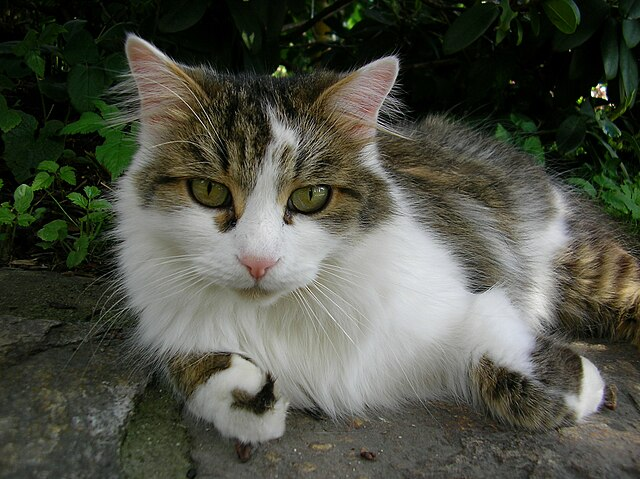
#> input picture benchmark/images/04_pet_cat.jpg, 640 x 479 px
$ python test_resolution.py
#> lines starting #> are read from the running program, lines starting #| are printed output that depends on the picture
#!/usr/bin/env python3
"""
RheaRouter Test 3: Image Resolution Scaling Test

Tests how resolution affects:
- Response time
- Response quality
- VRAM usage
- Find optimal resolution for speed/quality tradeoff
"""

import subprocess
import time
import json
import os
import base64
from pathlib import Path
from datetime import datetime
from PIL import Image
import io
import requests

MODELS = ["minicpm-v:8b", "llava:7b"]
TEST_DIR = Path(__file__).parent
IMAGES_DIR = TEST_DIR / "images"
RESULTS_DIR = TEST_DIR / "results"

# Source image from main benchmark
SOURCE_IMAGE = Path(__file__).parent.parent / "images" / "04_pet_cat.jpg"

# Resolutions to test
RESOLUTIONS = [
    (128, 128, "tiny"),
    (256, 256, "small"),
    (512, 512, "medium"),
    (768, 768, "large"),
    (1024, 1024, "xlarge"),
    (1536, 1536, "xxlarge"),
]

def get_vram_usage():
    try:
        result = subprocess.run(
            ['nvidia-smi', '--query-gpu=memory.used', '--format=csv,noheader,nounits'],
            capture_output=True, text=True, timeout=5
        )
        if result.returncode == 0:
            return int(result.stdout.strip())
    except:
        pass
    return None

def create_scaled_images(source_path):
    """Create test images at different resolutions."""
    IMAGES_DIR.mkdir(exist_ok=True)

    original = Image.open(source_path)
#> original is the input picture: PIL image 640x479 RGB; mean R, G, B 78.4, 80.6, 69.7
    images = []

    for width, height, label in RESOLUTIONS:
        # Resize maintaining aspect ratio, then center crop
        scaled = original.copy()
        scaled.thumbnail((width * 2, height * 2), Image.Resampling.LANCZOS)

        # Center crop to exact size
        w, h = scaled.size
        left = (w - width) // 2
        top = (h - height) // 2
        right = left + width
        bottom = top + height

        if left >= 0 and top >= 0:
            scaled = scaled.crop((left, top, right, bottom))
        else:
            # If image is smaller, resize with padding
            scaled = original.copy()
            scaled = scaled.resize((width, height), Image.Resampling.LANCZOS)

        output_path = IMAGES_DIR / f"cat_{label}_{width}x{height}.jpg"
        scaled.save(output_path, "JPEG", quality=90)

        file_size = output_path.stat().st_size / 1024  # KB
        images.append((output_path, width, height, label, file_size))
#> this loop made 6 passes
#> pass 1, in create_scaled_images, `scaled = scaled.crop((left, top, right, bottom))`:
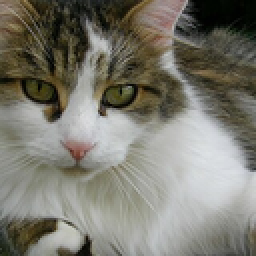
#> scaled: PIL image 128x128 RGB (shown 2 times larger); mean R, G, B 123.5, 121.8, 111.6
#> pass 2, in create_scaled_images, `scaled = scaled.crop((left, top, right, bottom))`:
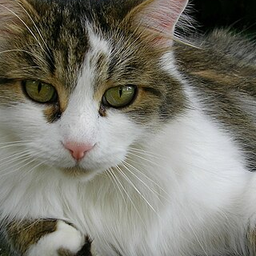
#> scaled: PIL image 256x256 RGB; mean R, G, B 123.3, 121.6, 111.4
#> pass 3, in create_scaled_images, `scaled = scaled.resize((width, height), Image.Resampling.LANCZOS)`:
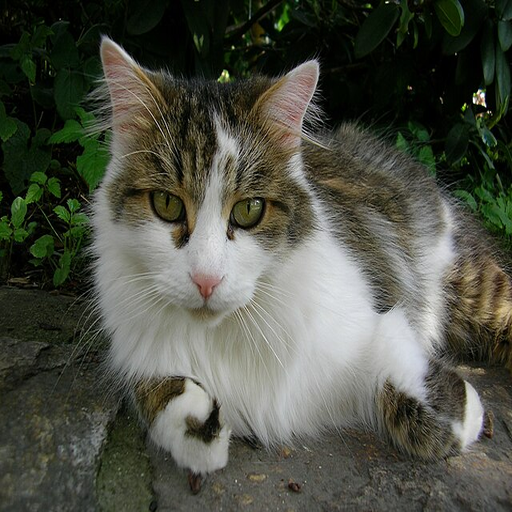
#> scaled: PIL image 512x512 RGB; mean R, G, B 78.4, 80.6, 69.7
#> after the loop, images = 6 items

    return images

def encode_image_base64(image_path):
    with open(image_path, 'rb') as f:
        return base64.b64encode(f.read()).decode('utf-8')

def run_resolution_test(model, image_path, prompt):
    """Run test and return results."""
    img_base64 = encode_image_base64(image_path)

    payload = {
        "model": model,
        "prompt": prompt,
        "images": [img_base64],
        "stream": False
    }

    vram_before = get_vram_usage()
    start_time = time.perf_counter()

    try:
        response = requests.post(
            'http://localhost:11434/api/generate',
            json=payload,
            timeout=180
        )

        end_time = time.perf_counter()
        vram_after = get_vram_usage()

        if response.status_code == 200:
            data = response.json()
            return {
                'success': True,
                'response': data.get('response', ''),
                'total_time': end_time - start_time,
                'eval_count': data.get('eval_count', 0),
                'eval_duration_ns': data.get('eval_duration', 0),
                'prompt_eval_duration_ns': data.get('prompt_eval_duration', 0),
                'vram_before': vram_before,
                'vram_after': vram_after,
            }
        else:
            return {
                'success': False,
                'error': f'HTTP {response.status_code}',
                'total_time': end_time - start_time,
            }
    except Exception as e:
        return {
            'success': False,
            'error': str(e),
            'total_time': time.perf_counter() - start_time,
        }

def score_response_quality(response):
    """Score response quality based on detail keywords."""
    keywords = [
        'cat', 'fur', 'eyes', 'whiskers', 'tail', 'paws',
        'sitting', 'lying', 'resting', 'looking',
        'gray', 'white', 'brown', 'tabby', 'fluffy',
        'garden', 'outdoor', 'ground', 'stone', 'pavement'
    ]

    response_lower = response.lower()
    found = sum(1 for kw in keywords if kw in response_lower)
    return found / len(keywords)

def main():
    print("=" * 70)
    print("RheaRouter Test 3: Image Resolution Scaling")
    print("=" * 70)
    print(f"Started: {datetime.now().isoformat()}")
    print()

    RESULTS_DIR.mkdir(exist_ok=True)

    # Create scaled images
    print("Creating scaled test images...")
    images = create_scaled_images(SOURCE_IMAGE)
#> images = 6 items
    print(f"Created {len(images)} images at different resolutions:")
#| Created 6 images at different resolutions:
    for path, w, h, label, size_kb in images:
        print(f"  {label}: {w}x{h} ({size_kb:.1f} KB)")
#> this loop made 6 passes
#> (w, h, label, size_kb) on passes 1 to 6: (128, 128, 'tiny', 6.35), (256, 256, 'small', 23.88), (512, 512, 'medium', 86.85), (768, 768, 'large', 162.6), (1024, 1024, 'xlarge', 241.3), (1536, 1536, 'xxlarge', 419.1)
#|   tiny: 128x128 (6.4 KB)
#|   small: 256x256 (23.9 KB)
#|   medium: 512x512 (86.9 KB)
#|   large: 768x768 (162.6 KB)
#|   xlarge: 1024x1024 (241.3 KB)
#|   xxlarge: 1536x1536 (419.1 KB)
    print()

    prompt = "Describe this image in detail. What do you see?"

    all_results = {}

    for model in MODELS:
        print(f"\n{'='*70}")
        print(f"MODEL: {model}")
        print(f"{'='*70}")

        # Warmup
        print("  Warming up...")
        run_resolution_test(model, images[2][0], "What is this?")
        time.sleep(2)

        model_results = []

        for image_path, width, height, label, size_kb in images:
            print(f"\n  Testing: {label} ({width}x{height}, {size_kb:.1f} KB)")

            # Run 3 times for average
            times = []
            responses = []
            vram_usages = []

            for run in range(3):
                result = run_resolution_test(model, image_path, prompt)

                if result['success']:
                    times.append(result['total_time'])
                    responses.append(result['response'])
                    vram_usages.append(result.get('vram_after'))

            if times:
                avg_time = sum(times) / len(times)
                avg_vram = sum(v for v in vram_usages if v) / len([v for v in vram_usages if v]) if vram_usages else None

                # Score quality of best response
                quality_scores = [score_response_quality(r) for r in responses]
                avg_quality = sum(quality_scores) / len(quality_scores)
                best_response = responses[quality_scores.index(max(quality_scores))]

                # Calculate efficiency (quality per second)
                efficiency = avg_quality / avg_time if avg_time > 0 else 0

                test_result = {
                    'resolution': f"{width}x{height}",
                    'label': label,
                    'file_size_kb': size_kb,
                    'avg_time': avg_time,
                    'min_time': min(times),
                    'max_time': max(times),
                    'avg_quality': avg_quality,
                    'efficiency': efficiency,
                    'vram_mb': avg_vram,
                    'sample_response': best_response[:200],
                    'word_count': len(best_response.split()),
                }

                model_results.append(test_result)

                print(f"    Time: {avg_time:.2f}s (±{max(times)-min(times):.2f}s)")
                print(f"    Quality: {avg_quality:.0%}")
                print(f"    Efficiency: {efficiency:.2f} quality/sec")
                print(f"    VRAM: {avg_vram:.0f} MB" if avg_vram else "    VRAM: N/A")
            else:
                print(f"    [FAIL] All 3 attempts failed")

        all_results[model] = model_results
#> after the loop, all_results = 0 items

    # Save results
    results_file = RESULTS_DIR / f"resolution_test_{datetime.now().strftime('%Y%m%d_%H%M%S')}.json"
    with open(results_file, 'w') as f:
        json.dump(all_results, f, indent=2)
    print(f"\nResults saved to: {results_file}")

    # Summary
    print("\n" + "=" * 70)
    print("RESOLUTION SCALING SUMMARY")
    print("=" * 70)

    for model in MODELS:
        print(f"\n{model}:")
        print(f"{'Resolution':<12} {'Time':>8} {'Quality':>10} {'Efficiency':>12} {'Words':>8}")
        print("-" * 55)

        for r in all_results[model]:
            print(f"{r['resolution']:<12} {r['avg_time']:>7.2f}s {r['avg_quality']:>9.0%} {r['efficiency']:>11.2f} {r['word_count']:>8}")

        # Find optimal resolution
        best_efficiency = max(all_results[model], key=lambda x: x['efficiency'])
        best_quality = max(all_results[model], key=lambda x: x['avg_quality'])

        print(f"\n  Best efficiency: {best_efficiency['resolution']} ({best_efficiency['efficiency']:.2f})")
        print(f"  Best quality: {best_quality['resolution']} ({best_quality['avg_quality']:.0%})")

    # Compare models at medium resolution (512x512)
    print("\n" + "-" * 40)
    medium_minicpm = next((r for r in all_results["minicpm-v:8b"] if r['label'] == 'medium'), None)
    medium_llava = next((r for r in all_results["llava:7b"] if r['label'] == 'medium'), None)

    if medium_minicpm and medium_llava:
        if medium_minicpm['efficiency'] > medium_llava['efficiency']:
            print(f"WINNER (512x512 efficiency): minicpm-v:8b ({medium_minicpm['efficiency']:.2f} vs {medium_llava['efficiency']:.2f})")
        elif medium_llava['efficiency'] > medium_minicpm['efficiency']:
            print(f"WINNER (512x512 efficiency): llava:7b ({medium_llava['efficiency']:.2f} vs {medium_minicpm['efficiency']:.2f})")
        else:
            print("TIE at 512x512")

    print("\n" + "=" * 70)
    print("TEST 3 COMPLETE")
    print("=" * 70)

    return all_results

if __name__ == "__main__":
    main()
#> (the call stopped at in get_vram_usage, `result = subprocess.run( ['nvidia-smi', '--query-gpu=memory.used', '--..`: subprocess is not available in this run)

$ run again, with benchmark/images/01_nature_ant.jpg copied over benchmark/images/04_pet_cat.jpg
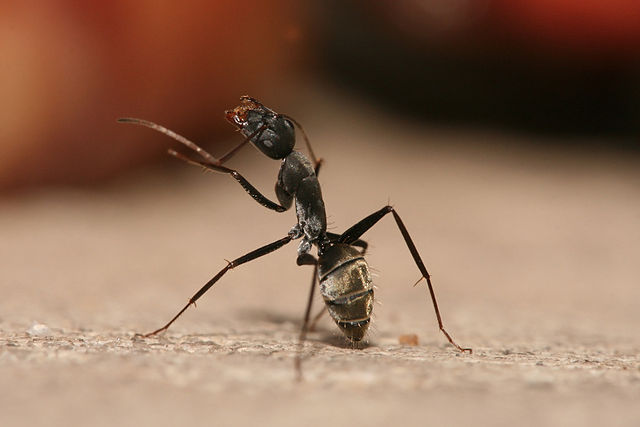
#> input picture benchmark/images/01_nature_ant.jpg, 640 x 427 px
#> in create_scaled_images, original is the input picture: PIL image 640x427 RGB; mean R, G, B 145.5, 112.7, 91.1
#> the loop in create_scaled_images, `for width, height, label in RESOLUTIONS:` made 6 passes
#> pass 1, in create_scaled_images, `scaled = scaled.crop((left, top, right, bottom))`:
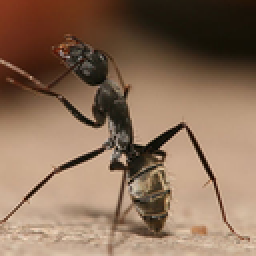
#> scaled: PIL image 128x128 RGB (shown 2 times larger); mean R, G, B 137.4, 110.1, 88.6
#> pass 3, in create_scaled_images, `scaled = scaled.resize((width, height), Image.Resampling.LANCZOS)`:
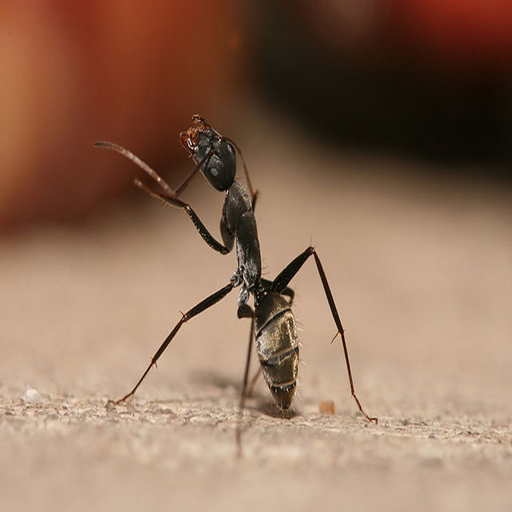
#> scaled: PIL image 512x512 RGB; mean R, G, B 145.6, 112.7, 91.1
#> after the loop in create_scaled_images, `for width, height, label in RESOLUTIONS:`: images = 6 items
#| Created 6 images at different resolutions:
#> the loop in main, `for path, w, h, label, size_kb in images:` made 6 passes
#> (w, h, label, size_kb) on passes 1 to 6: (128, 128, 'tiny', 5.31), (256, 256, 'small', 15.02), (512, 512, 'medium', 34.81), (768, 768, 'large', 63.55), (1024, 1024, 'xlarge', 95.53), (1536, 1536, 'xxlarge', 172.9)
#> (printed output is left out)
#> after the loop in main, `for model in MODELS:`: all_results = 0 items

$ run again, with benchmark/images/03_wildlife_bird.jpg copied over benchmark/images/04_pet_cat.jpg
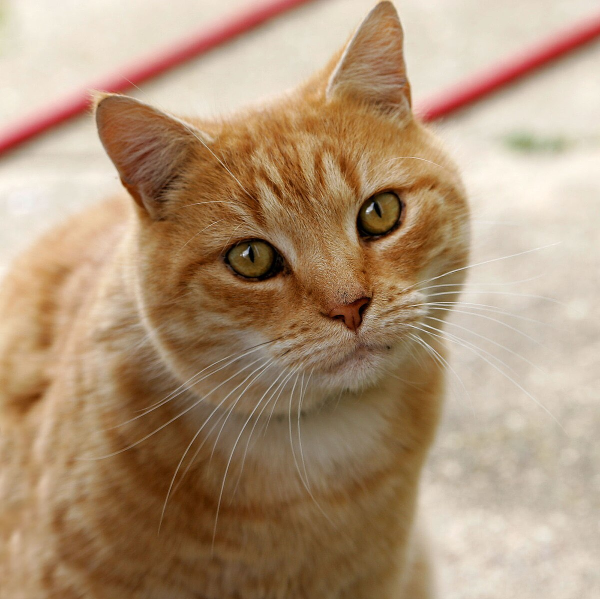
#> input picture benchmark/images/03_wildlife_bird.jpg, 1200 x 1198 px (shown at 1/2 size)
#> in create_scaled_images, original is the input picture: PIL image 1200x1198 RGB; mean R, G, B 176, 148.8, 120.8
#> the loop in create_scaled_images, `for width, height, label in RESOLUTIONS:` made 6 passes
#> pass 1, in create_scaled_images, `scaled = scaled.crop((left, top, right, bottom))`:
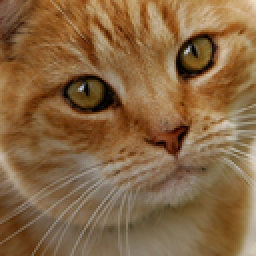
#> scaled: PIL image 128x128 RGB (shown 2 times larger); mean R, G, B 135.3, 102.5, 67
#> pass 3, in create_scaled_images, `scaled = scaled.crop((left, top, right, bottom))`:
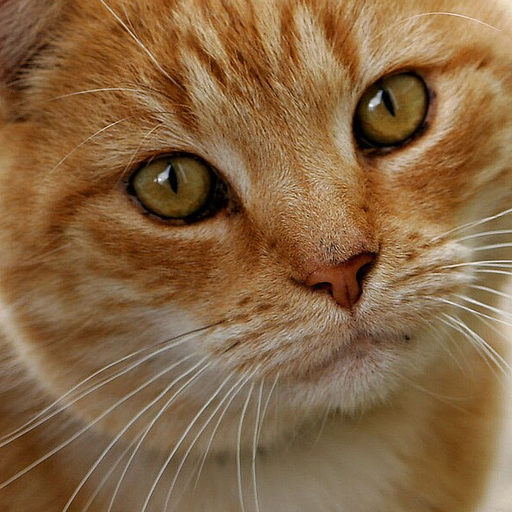
#> scaled: PIL image 512x512 RGB; mean R, G, B 135.2, 102.4, 66.9
#> after the loop in create_scaled_images, `for width, height, label in RESOLUTIONS:`: images = 6 items
#| Created 6 images at different resolutions:
#> the loop in main, `for path, w, h, label, size_kb in images:` made 6 passes
#> (w, h, label, size_kb) on passes 1 to 6: (128, 128, 'tiny', 6.51), (256, 256, 'small', 23), (512, 512, 'medium', 80.82), (768, 768, 'large', 147.3), (1024, 1024, 'xlarge', 206.9), (1536, 1536, 'xxlarge', 362.3)
#> (printed output is left out)
#> after the loop in main, `for model in MODELS:`: all_results = 0 items
